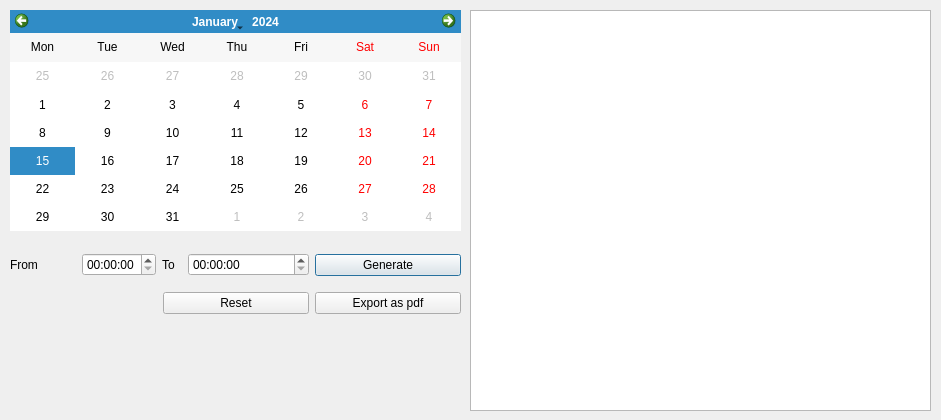
<?xml version="1.0" encoding="UTF-8"?>
<ui version="4.0">
 <class>EmployeeAttendence</class>
 <widget class="QDialog" name="EmployeeAttendence">
  <property name="geometry">
   <rect>
    <x>0</x>
    <y>0</y>
    <width>941</width>
    <height>420</height>
   </rect>
  </property>
  <property name="windowTitle">
   <string>Dialog</string>
  </property>
  <widget class="QCalendarWidget" name="calendarWidget_date">
   <property name="geometry">
    <rect>
     <x>10</x>
     <y>10</y>
     <width>451</width>
     <height>221</height>
    </rect>
   </property>
   <property name="gridVisible">
    <bool>false</bool>
   </property>
   <property name="verticalHeaderFormat">
    <enum>QCalendarWidget::NoVerticalHeader</enum>
   </property>
   <property name="navigationBarVisible">
    <bool>true</bool>
   </property>
   <property name="dateEditEnabled">
    <bool>false</bool>
   </property>
  </widget>
  <widget class="QTableWidget" name="tableWidget_employee">
   <property name="geometry">
    <rect>
     <x>470</x>
     <y>10</y>
     <width>461</width>
     <height>401</height>
    </rect>
   </property>
  </widget>
  <widget class="QWidget" name="">
   <property name="geometry">
    <rect>
     <x>10</x>
     <y>250</y>
     <width>451</width>
     <height>30</height>
    </rect>
   </property>
   <layout class="QHBoxLayout" name="horizontalLayout_3">
    <item>
     <layout class="QHBoxLayout" name="horizontalLayout">
      <item>
       <widget class="QLabel" name="label">
        <property name="text">
         <string>From</string>
        </property>
       </widget>
      </item>
      <item>
       <widget class="QTimeEdit" name="timeEdit_from_time"/>
      </item>
     </layout>
    </item>
    <item>
     <layout class="QHBoxLayout" name="horizontalLayout_2">
      <item>
       <widget class="QLabel" name="label_2">
        <property name="maximumSize">
         <size>
          <width>20</width>
          <height>26</height>
         </size>
        </property>
        <property name="text">
         <string>To</string>
        </property>
       </widget>
      </item>
      <item>
       <widget class="QTimeEdit" name="timeEdit_to_time"/>
      </item>
     </layout>
    </item>
    <item>
     <widget class="QPushButton" name="pushButton_generate">
      <property name="text">
       <string>Generate</string>
      </property>
     </widget>
    </item>
   </layout>
  </widget>
  <widget class="QWidget" name="">
   <property name="geometry">
    <rect>
     <x>10</x>
     <y>290</y>
     <width>451</width>
     <height>27</height>
    </rect>
   </property>
   <layout class="QHBoxLayout" name="horizontalLayout_4">
    <item>
     <spacer name="horizontalSpacer">
      <property name="orientation">
       <enum>Qt::Horizontal</enum>
      </property>
      <property name="sizeHint" stdset="0">
       <size>
        <width>40</width>
        <height>20</height>
       </size>
      </property>
     </spacer>
    </item>
    <item>
     <widget class="QPushButton" name="pushButton_reset">
      <property name="enabled">
       <bool>true</bool>
      </property>
      <property name="minimumSize">
       <size>
        <width>146</width>
        <height>0</height>
       </size>
      </property>
      <property name="text">
       <string>Reset</string>
      </property>
     </widget>
    </item>
    <item>
     <widget class="QPushButton" name="pushButton_export_as_pdf">
      <property name="enabled">
       <bool>true</bool>
      </property>
      <property name="minimumSize">
       <size>
        <width>146</width>
        <height>0</height>
       </size>
      </property>
      <property name="text">
       <string>Export as pdf</string>
      </property>
     </widget>
    </item>
   </layout>
  </widget>
 </widget>
 <resources/>
 <connections/>
</ui>
